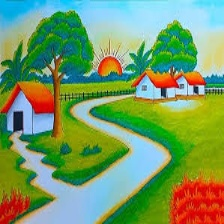
#> input picture train/sunrise/1.jpg, 224 x 224 px; its folder holds 3 pictures in this run
$ python retrain_and_save.py
#> lines starting #> are read from the running program, lines starting #| are printed output that depends on the picture
import os
import cv2
import numpy as np
import joblib
from sklearn.model_selection import train_test_split
from sklearn.svm import SVC
from sklearn.pipeline import Pipeline
from sklearn.preprocessing import StandardScaler

# Constants
IMG_SIZE = 64
DATA_DIR = "train"  # your existing folders: train/sunrise & train/sunset

def load_data():
    X, y = [], []
    for label, folder in enumerate(["sunrise", "sunset"]):
        folder_path = os.path.join(DATA_DIR, folder)
        for filename in os.listdir(folder_path):
            img_path = os.path.join(folder_path, filename)
            img = cv2.imread(img_path)
#> img is the input picture: shape (224, 224, 3); mean B, G, R 100.4, 154.1, 117.3
            if img is not None:
                img = cv2.resize(img, (IMG_SIZE, IMG_SIZE))
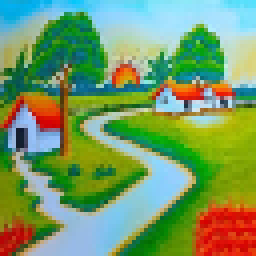
#> img: shape (64, 64, 3) (shown 4 times larger); mean B, G, R 100.4, 154.1, 117.4
                X.append(img.flatten())
                y.append(label)
#> pass 2 of the loop in load_data, `for label, folder in enumerate(["sunrise", "sunset"]):`:
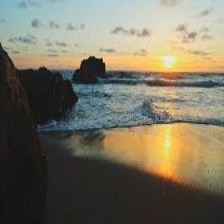
#> input picture train/sunset/1.jpg, 224 x 224 px
#> in load_data, img is the input picture: shape (224, 224, 3); mean B, G, R 96, 113.5, 118.7
#> in load_data, `img = cv2.resize(img, (IMG_SIZE, IMG_SIZE))`:
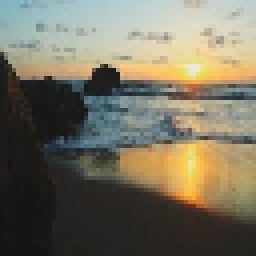
#> img: shape (64, 64, 3) (shown 4 times larger); mean B, G, R 95.9, 113.5, 118.7
    return np.array(X), np.array(y)

# Load and split data
X, y = load_data()
X_train, X_test, y_train, y_test = train_test_split(X, y, test_size=0.2)

# Create a safe pipeline
pipeline = Pipeline([
    ('scaler', StandardScaler()),
    ('svm', SVC())
])

pipeline.fit(X_train, y_train)

# Save model safely
joblib.dump(pipeline, "sunrise_sunset_model.pkl")

print("✅ Model trained and saved safely for Streamlit!")
